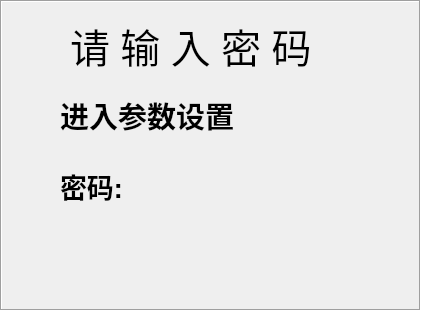
   <widget class="QFrame" name="frame_2">
    <property name="geometry">
     <rect>
      <x>35</x>
      <y>105</y>
      <width>421</width>
      <height>311</height>
     </rect>
    </property>
    <property name="sizePolicy">
     <sizepolicy hsizetype="Ignored" vsizetype="Ignored">
      <horstretch>0</horstretch>
      <verstretch>0</verstretch>
     </sizepolicy>
    </property>
    <property name="minimumSize">
     <size>
      <width>13</width>
      <height>0</height>
     </size>
    </property>
    <property name="font">
     <font>
      <pointsize>24</pointsize>
      <weight>75</weight>
      <bold>true</bold>
      <kerning>true</kerning>
     </font>
    </property>
    <property name="autoFillBackground">
     <bool>false</bool>
    </property>
    <property name="styleSheet">
     <string notr="true">background-image: url(:/background/qrc/background/back.png);
 </string>
    </property>
    <property name="frameShape">
     <enum>QFrame::Box</enum>
    </property>
    <property name="frameShadow">
     <enum>QFrame::Sunken</enum>
    </property>
    <widget class="QLabel" name="label">
     <property name="geometry">
      <rect>
       <x>70</x>
       <y>20</y>
       <width>311</width>
       <height>51</height>
      </rect>
     </property>
     <property name="font">
      <font>
       <family>Courier 10 Pitch</family>
       <pointsize>30</pointsize>
       <weight>50</weight>
       <italic>false</italic>
       <bold>false</bold>
       <kerning>false</kerning>
      </font>
     </property>
     <property name="text">
      <string>请 输 入 密 码</string>
     </property>
    </widget>
    <widget class="QLabel" name="label_2">
     <property name="geometry">
      <rect>
       <x>60</x>
       <y>170</y>
       <width>61</width>
       <height>31</height>
      </rect>
     </property>
     <property name="font">
      <font>
       <pointsize>20</pointsize>
       <italic>false</italic>
      </font>
     </property>
     <property name="text">
      <string>密码:</string>
     </property>
    </widget>
    <widget class="QLabel" name="label_speaker">
     <property name="geometry">
      <rect>
       <x>60</x>
       <y>220</y>
       <width>331</width>
       <height>61</height>
      </rect>
     </property>
     <property name="palette">
      <palette>
       <active>
        <colorrole role="WindowText">
         <brush brushstyle="SolidPattern">
          <color alpha="255">
           <red>255</red>
           <green>0</green>
           <blue>0</blue>
          </color>
         </brush>
        </colorrole>
       </active>
       <inactive>
        <colorrole role="WindowText">
         <brush brushstyle="SolidPattern">
          <color alpha="255">
           <red>255</red>
           <green>0</green>
           <blue>0</blue>
          </color>
         </brush>
        </colorrole>
       </inactive>
       <disabled>
        <colorrole role="WindowText">
         <brush brushstyle="SolidPattern">
          <color alpha="255">
           <red>106</red>
           <green>104</green>
           <blue>100</blue>
          </color>
         </brush>
        </colorrole>
       </disabled>
      </palette>
     </property>
     <property name="font">
      <font>
       <pointsize>26</pointsize>
       <weight>75</weight>
       <bold>true</bold>
       <underline>false</underline>
       <strikeout>false</strikeout>
      </font>
     </property>
     <property name="text">
      <string/>
     </property>
    </widget>
    <widget class="QLabel" name="label_passwd">
     <property name="geometry">
      <rect>
       <x>130</x>
       <y>170</y>
       <width>211</width>
       <height>31</height>
      </rect>
     </property>
     <property name="font">
      <font>
       <pointsize>20</pointsize>
       <italic>false</italic>
       <kerning>true</kerning>
      </font>
     </property>
     <property name="text">
      <string/>
     </property>
    </widget>
    <widget class="QLabel" name="label_3">
     <property name="geometry">
      <rect>
       <x>60</x>
       <y>100</y>
       <width>191</width>
       <height>31</height>
      </rect>
     </property>
     <property name="font">
      <font>
       <pointsize>22</pointsize>
       <italic>false</italic>
      </font>
     </property>
     <property name="text">
      <string>进入参数设置</string>
     </property>
    </widget>
   </widget>
